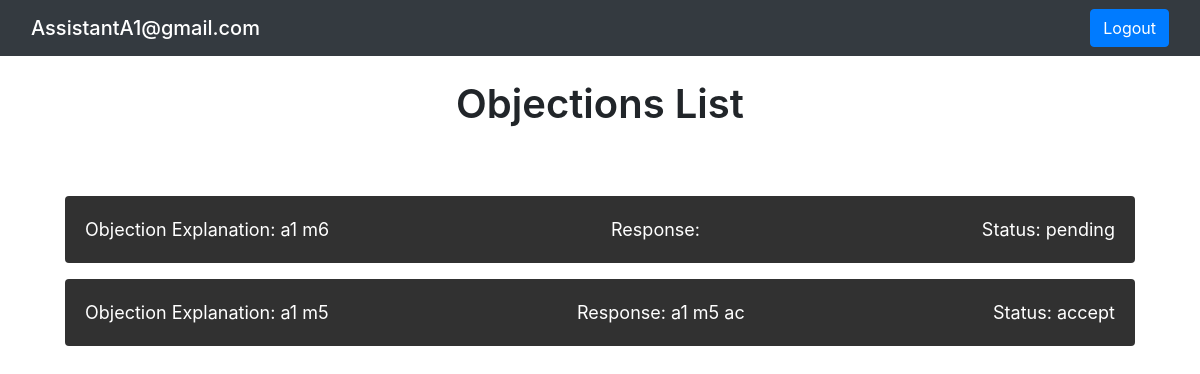
The page /objectionsList/objectionsList.php (signed in) on the database its author committed.
### tables this page shows
CREATE TABLE `objection` (
  `objection_id` int(11) NOT NULL,
  `assistant_id` int(11) NOT NULL,
  `team_ID` int(11) NOT NULL,
  `objection_month` int(11) NOT NULL,
  `objection_reason` varchar(50) NOT NULL,
  `objection_status` varchar(50) NOT NULL
);

CREATE TABLE `response` (
  `response_id` int(11) NOT NULL,
  `objection_id` int(11) NOT NULL,
  `assistant_id` int(11) NOT NULL,
  `leader_id` int(11) NOT NULL,
  `response_content` varchar(50) NOT NULL,
  `response_action` varchar(250) NOT NULL
);

### objectionsList/objectionsList.php (the view, shortened to what this page needs)
<!DOCTYPE html>
<html lang="en">
<head>
    <link href="https://stackpath.bootstrapcdn.com/bootstrap/4.5.2/css/bootstrap.min.css" rel="stylesheet">
    <link rel="stylesheet" href="objectionsList.css">
</head>
<body>
<nav class="navbar bg-dark text-white">
  <div class="container-fluid">
    <span class="navbar-brand mb-0 h1">
<?php
if (isset($_SESSION["email"]) && !empty($_SESSION["email"])) {
    echo $_SESSION["email"];
} else {
    header("Location: ../login/login.php");
    exit;
}
?>
</span>
<span><a class="btn btn-primary" href="../login/logout.php">Logout</a></span>
  </div>
</nav>
<div class="container">
    <h1 class="mt-4 mb-5 text-center">Objections List</h1>
    <div class="objections-list">
        <?php
        $assistant_id = $_SESSION["assistant_id"];
        require_once '../php/config.php';
        $sql = "SELECT
                    o.*,
                    r.response_content
                FROM
                    objection o
                LEFT JOIN
                    response r ON o.objection_id = r.objection_id
                WHERE
                    o.assistant_id = ?
                ORDER BY
                    o.objection_id DESC";
        $stmt = mysqli_prepare($db, $sql);
        mysqli_stmt_bind_param($stmt, "i", $assistant_id);
        mysqli_stmt_execute($stmt);
        $result = mysqli_stmt_get_result($stmt);
        if ($result && mysqli_num_rows($result) > 0) {
            while ($row = mysqli_fetch_assoc($result)) {
                ?>
                <div class="objection mb-3 rounded">
                    <div class="row justify-content-between">
                        <p>Objection Explanation: <?php echo $row["objection_reason"]; ?></p>
                        <p>Response: <?php echo $row["response_content"]; ?></p>
                        <p>Status: <?php echo $row["objection_status"]; ?></p>
                    </div>
                </div>
                <?php
            }
        } else {
            echo '<p class="text-center mt-5">No objection items found.</p>';
        }
        ?>
    </div>
</div>
</body>
</html>

### objectionsList/objectionsList.css (style rules this page uses)
h1 { font-weight: 600 !important; }
.objections-list { padding: 20px; border-radius: 10px; }
.objection { background-color: #313131; color: white; padding: 10px; }
.row { margin: 0; }
p { margin: 0; padding: 10px; font-size: 18px; }

### rows shown on the page
objection: objection_reason "a1 m6", objection_status "pending"
response: objection.objection_reason "a1 m5", response_content "a1 m5 ac", objection.objection_status "accept"

### other values the page prints
$_SESSION["email"] "AssistantA1@gmail.com"
